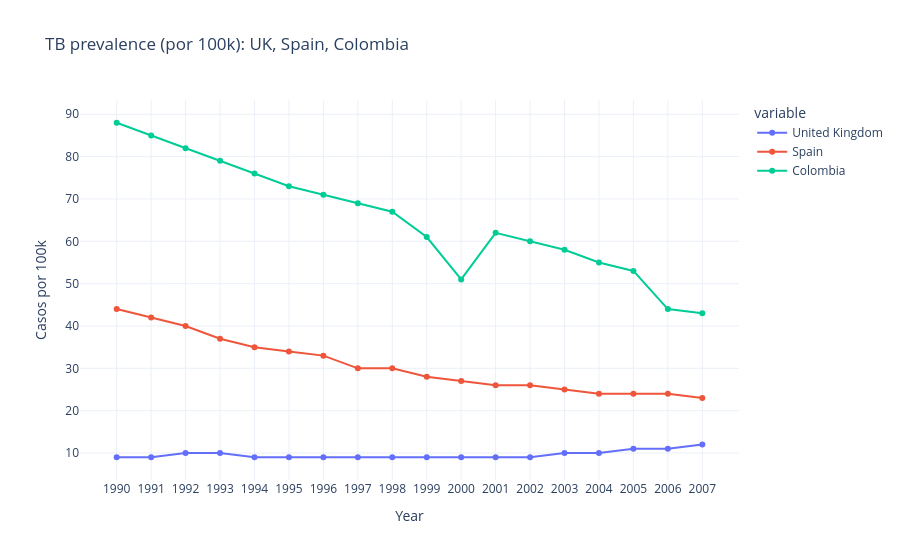

Source (notebook cell):
### Code cell
fig = px.line(
    existing.reset_index(),
    x=existing.index.name if existing.index.name else "index",
    y=["United Kingdom", "Spain", "Colombia"],
    markers=True,
    title="TB prevalence (por 100k): UK, Spain, Colombia",
)

fig.update_layout(
    template="plotly_white",
    xaxis_title="Year",
    yaxis_title="Casos por 100k",
    hovermode='x unified'
)

fig.update_xaxes(showgrid=True)
fig.update_yaxes(showgrid=True)

fig.show()

### Figure 1 — Plotly figure (JSON) as saved in the notebook; plotly's stock layout.template omitted (floating-point values rounded to 4 significant figures)
{"data": [{"hovertemplate": "variable=United Kingdom<br>index=%{x}<br>value=%{y}<extra></extra>", "legendgroup": "United Kingdom", "line": {"color": "#636efa", "dash": "solid"}, "marker": {"symbol": "circle"}, "mode": "lines+markers", "name": "United Kingdom", "orientation": "v", "showlegend": true, "type": "scatter", "x": ["1990", "1991", "1992", "1993", "1994", "1995", "1996", "1997", "1998", "1999", "2000", "2001", "2002", "2003", "2004", "2005", "2006", "2007"], "xaxis": "x", "y": [9, 9, 10, 10, 9, 9, 9, 9, 9, 9, 9, 9, 9, 10, 10, 11, 11, 12], "yaxis": "y"}, {"hovertemplate": "variable=Spain<br>index=%{x}<br>value=%{y}<extra></extra>", "legendgroup": "Spain", "line": {"color": "#EF553B", "dash": "solid"}, "marker": {"symbol": "circle"}, "mode": "lines+markers", "name": "Spain", "orientation": "v", "showlegend": true, "type": "scatter", "x": ["1990", "1991", "1992", "1993", "1994", "1995", "1996", "1997", "1998", "1999", "2000", "2001", "2002", "2003", "2004", "2005", "2006", "2007"], "xaxis": "x", "y": [44, 42, 40, 37, 35, 34, 33, 30, 30, 28, 27, 26, 26, 25, 24, 24, 24, 23], "yaxis": "y"}, {"hovertemplate": "variable=Colombia<br>index=%{x}<br>value=%{y}<extra></extra>", "legendgroup": "Colombia", "line": {"color": "#00cc96", "dash": "solid"}, "marker": {"symbol": "circle"}, "mode": "lines+markers", "name": "Colombia", "orientation": "v", "showlegend": true, "type": "scatter", "x": ["1990", "1991", "1992", "1993", "1994", "1995", "1996", "1997", "1998", "1999", "2000", "2001", "2002", "2003", "2004", "2005", "2006", "2007"], "xaxis": "x", "y": [88, 85, 82, 79, 76, 73, 71, 69, 67, 61, 51, 62, 60, 58, 55, 53, 44, 43], "yaxis": "y"}], "layout": {"hovermode": "x unified", "legend": {"title": {"text": "variable"}, "tracegroupgap": 0}, "title": {"text": "TB prevalence (por 100k): UK, Spain, Colombia"}, "xaxis": {"anchor": "y", "domain": [0, 1], "showgrid": true, "title": {"text": "Year"}}, "yaxis": {"anchor": "x", "domain": [0, 1], "showgrid": true, "title": {"text": "Casos por 100k"}}}}
